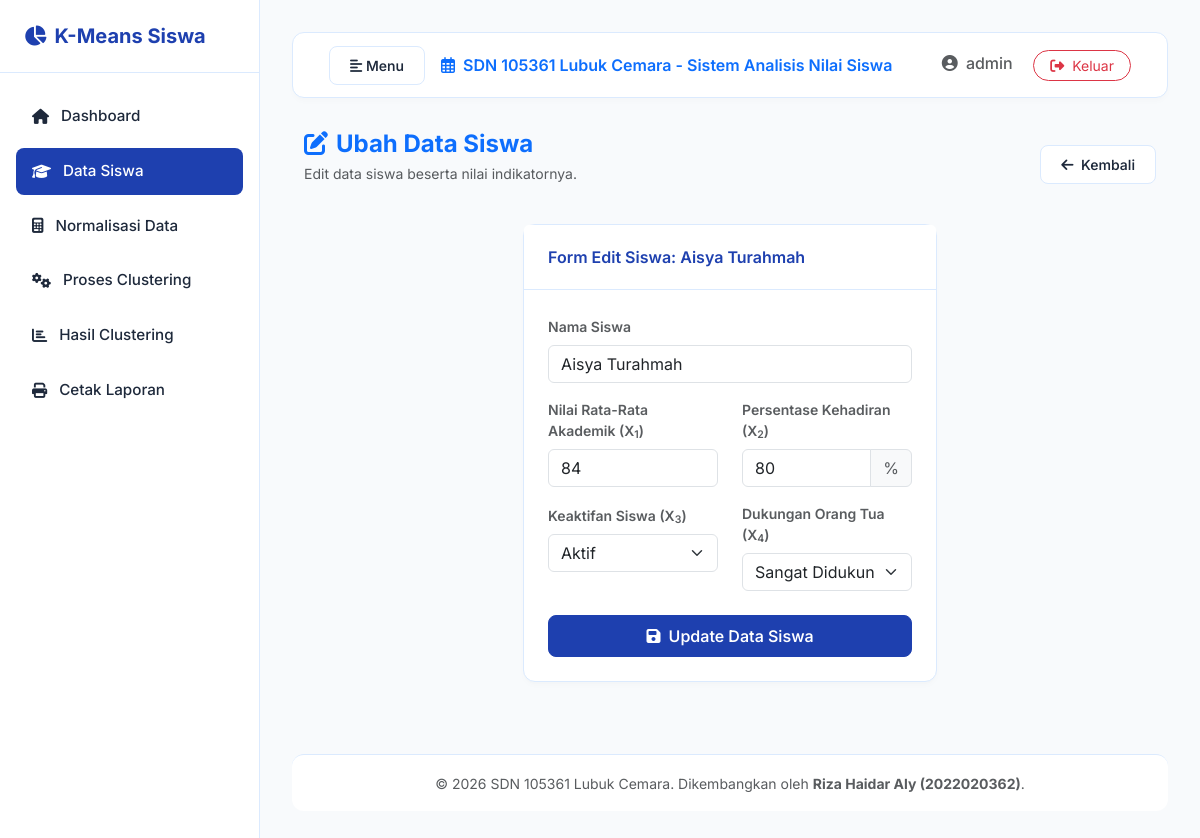
Page /siswa/edit.php?id=2 (signed in) on the committed database.
### tables this page shows
CREATE TABLE tabel_siswa (
    id_siswa INT(11) AUTO_INCREMENT PRIMARY KEY,
    nama_siswa VARCHAR(100) NOT NULL,
    nilai_akademik FLOAT NOT NULL,
    kehadiran_siswa FLOAT NOT NULL,
    keaktifan_siswa INT(2) NOT NULL,  
    dukungan_ortu INT(2) NOT NULL     
);

### siswa/edit.php (the view, shortened to what this page needs)
<?php
require_once '../config/database.php';
require_once '../partials/header.php';
$id = isset($_GET['id']) ? filter_var($_GET['id'], FILTER_VALIDATE_INT) : 0;
$stmt = $pdo->prepare("SELECT * FROM tabel_siswa WHERE id_siswa = ?");
$stmt->execute([$id]);
$siswa = $stmt->fetch();
?>
<div class="container-fluid">
    <div class="row mb-4">
        <div class="col-md-6">
            <h4 class="text-primary fw-bold mb-1"><i class="fas fa-edit me-2"></i>Ubah Data Siswa</h4>
            <p class="text-muted small">Edit data siswa beserta nilai indikatornya.</p>
        </div>
        <div class="col-md-6 d-flex align-items-center justify-content-md-end no-print">
            <a href="index.php" class="btn btn-secondary-custom btn-sm"><i class="fas fa-arrow-left me-1"></i> Kembali</a>
        </div>
    </div>
    <div class="row justify-content-center">
        <div class="col-md-8 col-lg-6">
            <div class="card card-custom">
                <div class="card-header">
                    Form Edit Siswa: <?= htmlspecialchars($siswa['nama_siswa']); ?>
                </div>
                <div class="card-body">
                    <form action="" method="POST" autocomplete="off">
                        <div class="mb-3">
                            <label for="nama_siswa" class="form-label small fw-semibold text-muted">Nama Siswa</label>
                            <input type="text" name="nama_siswa" id="nama_siswa" class="form-control border-blue" placeholder="Nama lengkap siswa" required value="<?= htmlspecialchars($nama ?? $siswa['nama_siswa']); ?>">
                        </div>
                        <div class="row mb-3">
                            <div class="col-md-6">
                                <label for="nilai_akademik" class="form-label small fw-semibold text-muted">Nilai Rata-Rata Akademik (X<sub>1</sub>)</label>
                                <input type="number" name="nilai_akademik" id="nilai_akademik" class="form-control border-blue" placeholder="Contoh: 85.5" required step="0.1" min="0" max="100" value="<?= htmlspecialchars($nilai ?? $siswa['nilai_akademik']); ?>">
                            </div>
                            <div class="col-md-6">
                                <label for="kehadiran_siswa" class="form-label small fw-semibold text-muted">Persentase Kehadiran (X<sub>2</sub>)</label>
                                <div class="input-group">
                                    <input type="number" name="kehadiran_siswa" id="kehadiran_siswa" class="form-control border-blue" placeholder="Contoh: 95.0" required step="0.1" min="0" max="100" value="<?= htmlspecialchars($kehadiran ?? $siswa['kehadiran_siswa']); ?>">
                                    <span class="input-group-text bg-light border-blue text-muted">%</span>
                                </div>
                            </div>
                        </div>
                        <div class="row mb-4">
                            <div class="col-md-6">
                                <label for="keaktifan_siswa" class="form-label small fw-semibold text-muted">Keaktifan Siswa (X<sub>3</sub>)</label>
                                <select name="keaktifan_siswa" id="keaktifan_siswa" class="form-select border-blue" required>
                                    <?php $k_val = $keaktifan ?? $siswa['keaktifan_siswa']; ?>
                                    <option value="2" <?= $k_val == 2 ? 'selected' : ''; ?>>Aktif</option>
                                </select>
                            </div>
                            <div class="col-md-6">
                                <label for="dukungan_ortu" class="form-label small fw-semibold text-muted">Dukungan Orang Tua (X<sub>4</sub>)</label>
                                <select name="dukungan_ortu" id="dukungan_ortu" class="form-select border-blue" required>
                                    <?php $d_val = $dukungan ?? $siswa['dukungan_ortu']; ?>
                                    <option value="3" <?= $d_val == 3 ? 'selected' : ''; ?>>Sangat Didukung</option>
                                </select>
                            </div>
                        </div>
                        <button type="submit" class="btn btn-primary-custom w-100 py-2">
                            <i class="fas fa-save me-1"></i> Update Data Siswa
                        </button>
                    </form>
                </div>
            </div>
        </div>
    </div>
</div>
<?php
require_once '../partials/footer.php';
?>

### assets/css/style.css (style rules this page uses)
:root { --primary-blue: #1e40af; --secondary-blue: #3b82f6; --accent-blue: #eff6ff; --border-blue: #dbeafe; --dark-text: #1e293b; --muted-text: #64748b; --light-bg: #f8fafc; --white: #ffffff; --sidebar-width: 260px; --transition-speed: 0.3s; }
body { font-family: 'Inter', sans-serif; background-color: var(--light-bg); color: var(--dark-text); overflow-x: hidden; }
.card-custom { background-color: var(--white); border: 1px solid var(--border-blue); border-radius: 12px; box-shadow: 0 4px 6px -1px rgba(0, 0, 0, 0.02), 0 2px 4px -1px rgba(0, 0, 0, 0.01); margin-bottom: 1.5rem; transition: transform 0.2s ease, box-shadow 0.2s ease; }
.card-custom .card-header { background-color: var(--white); border-bottom: 1px solid var(--border-blue); padding: 1.25rem 1.5rem; font-weight: 600; color: var(--primary-blue); }
.card-custom .card-body { padding: 1.5rem; }
.btn-primary-custom { background-color: var(--primary-blue); border-color: var(--primary-blue); color: var(--white); font-weight: 550; padding: 0.5rem 1.25rem; border-radius: 8px; transition: all 0.2s; }
.btn-secondary-custom { background-color: var(--white); border-color: var(--border-blue); color: var(--dark-text); font-weight: 550; padding: 0.5rem 1.25rem; border-radius: 8px; transition: all 0.2s; }

### rows in the picture
tabel_siswa: nama_siswa "Aisya Turahmah", nilai_akademik "84", kehadiran_siswa "80", keaktifan_siswa "Aktif", dukungan_ortu "Sangat Didukung"

### other values in the picture
$_SESSION['username'] "admin"
